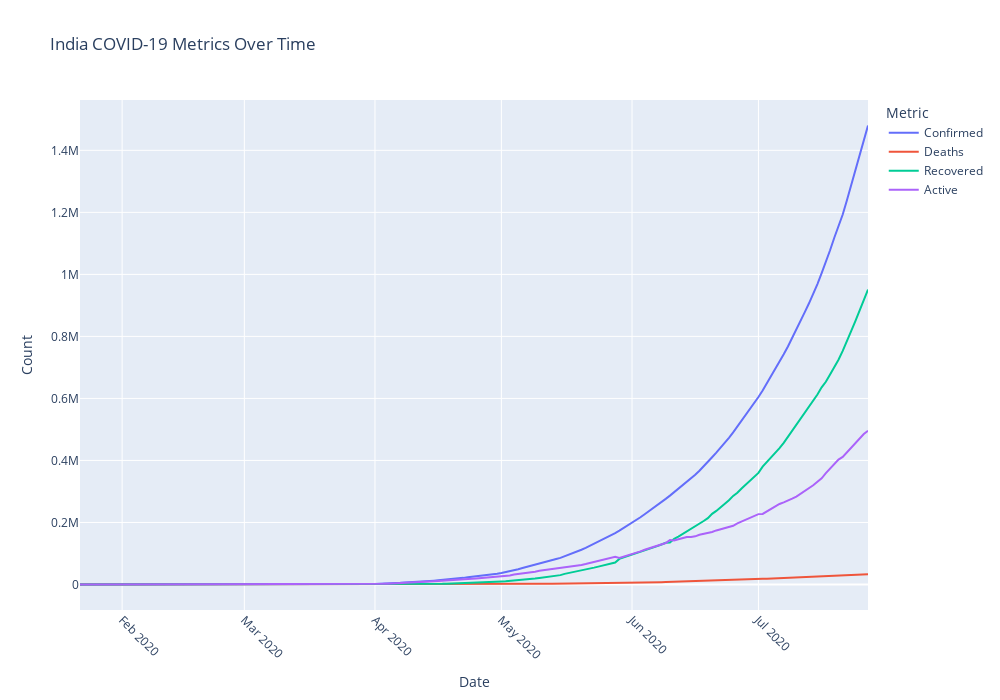

Write notebook code for a chart like this one.
### Code cell
fig_india_line = px.line(
    india_data,
    x='Date',
    y=['Confirmed', 'Deaths', 'Recovered', 'Active'],
    labels={'value': 'Count', 'Date': 'Date', 'variable': 'Metric'},
    title='India COVID-19 Metrics Over Time'
)

# Customize the layout
fig_india_line.update_layout(
    xaxis_title='Date',
    yaxis_title='Count',
    legend_title='Metric',
    xaxis_tickangle=45,
    width=1000,  
    height=700,
)

fig_india_line.show()

### Figure 1 — Plotly figure (JSON) as saved in the notebook; plotly's stock layout.template omitted (floating-point values rounded to 4 significant figures; data arrays with more than 128 entries replaced by an {"elided": "..."} marker saying what was removed)
{"data": [{"hovertemplate": "Metric=Confirmed<br>Date=%{x}<br>Count=%{y}<extra></extra>", "legendgroup": "Confirmed", "line": {"color": "#636efa", "dash": "solid"}, "marker": {"symbol": "circle"}, "mode": "lines", "name": "Confirmed", "orientation": "v", "showlegend": true, "type": "scatter", "x": {"elided": "188 str values"}, "xaxis": "x", "y": {"elided": "188 int values"}, "yaxis": "y"}, {"hovertemplate": "Metric=Deaths<br>Date=%{x}<br>Count=%{y}<extra></extra>", "legendgroup": "Deaths", "line": {"color": "#EF553B", "dash": "solid"}, "marker": {"symbol": "circle"}, "mode": "lines", "name": "Deaths", "orientation": "v", "showlegend": true, "type": "scatter", "x": {"elided": "188 str values"}, "xaxis": "x", "y": {"elided": "188 int values"}, "yaxis": "y"}, {"hovertemplate": "Metric=Recovered<br>Date=%{x}<br>Count=%{y}<extra></extra>", "legendgroup": "Recovered", "line": {"color": "#00cc96", "dash": "solid"}, "marker": {"symbol": "circle"}, "mode": "lines", "name": "Recovered", "orientation": "v", "showlegend": true, "type": "scatter", "x": {"elided": "188 str values"}, "xaxis": "x", "y": {"elided": "188 int values"}, "yaxis": "y"}, {"hovertemplate": "Metric=Active<br>Date=%{x}<br>Count=%{y}<extra></extra>", "legendgroup": "Active", "line": {"color": "#ab63fa", "dash": "solid"}, "marker": {"symbol": "circle"}, "mode": "lines", "name": "Active", "orientation": "v", "showlegend": true, "type": "scatter", "x": {"elided": "188 str values"}, "xaxis": "x", "y": {"elided": "188 int values"}, "yaxis": "y"}], "layout": {"height": 700, "legend": {"title": {"text": "Metric"}, "tracegroupgap": 0}, "title": {"text": "India COVID-19 Metrics Over Time"}, "width": 1000, "xaxis": {"anchor": "y", "autorange": true, "domain": [0, 1], "range": ["2020-01-22", "2020-07-27"], "tickangle": 45, "title": {"text": "Date"}, "type": "date"}, "yaxis": {"anchor": "x", "autorange": true, "domain": [0, 1], "range": [-82230.0, 1562000.0], "title": {"text": "Count"}, "type": "linear"}}}
